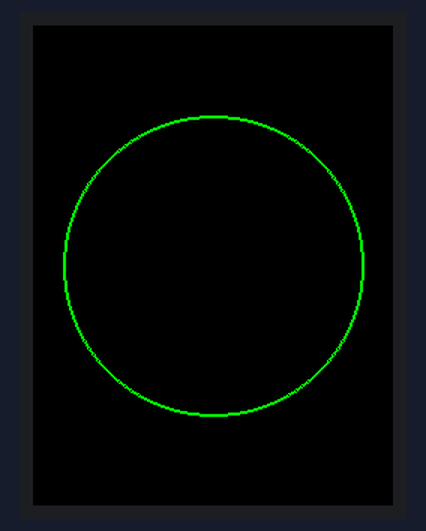
The sketch below on a simulated Arduino Uno, built with avr-gcc and run on an emulated ATmega328P. Shown: 240×320 colour display.

Above: at 0.3 s.

The sketch:

Minimum_TFT_Circle.ino
```cpp
/*  Using TFT from Amazon, HiLetgo 2.4" ILI9341 240X320 TFT LCD Display
 *  with Touch Panel LCD for Arduino UNO MEGA2560,
 *  will also work with ELEGOO UNO R3 2.8 Inches TFT Touch Screen with
 *  SD Card Socket w/All Technical Data in CD for
 *  Arduino UNO R3.
 *  Edited by Brian Mathis 21 Dec 2021
 */

 #include <MCUFRIEND_kbv.h>         // added Library mcufriend.kbv
 MCUFRIEND_kbv tft;

 #define BLACK   0x0000             // Some colors defined for later use
 #define BLUE    0x001F             // You could name RED as 48tjhe89 or whatever
 #define RED     0xF800
 #define GREEN   0x07E0
 #define MAGENTA 0xF81F
 #define YELLOW  0xFFE0
 #define WHITE   0xFFFF
 #undef FLIP_180

 int clockCenterX=120;              // X center of a Touch Screen that is 240 side 0 Left to side 240 Right
 int clockCenterY=160;              // Y center of a Touch Screen that is 320 top 0 to bottom 320

 void setup() {

  uint16_t identifier = tft.readID();

  tft.begin(identifier);

  }

 void loop(void)

 {
  tft.fillScreen(BLACK);             // Start with a fresh screen otherwise screen is off-white

 for (int i=0; i<2; i++)             // The bigger "i" is, the more circles drawn inside original

 {
    tft.drawCircle(clockCenterX, clockCenterY, 100-i, GREEN);   // Circles X, Y, Size and Color
  }

 delay(500);
   }
```

Measured:
- what the display in image 0 shows lasts 0.5 s, from 0.3 s to 0.8 s
